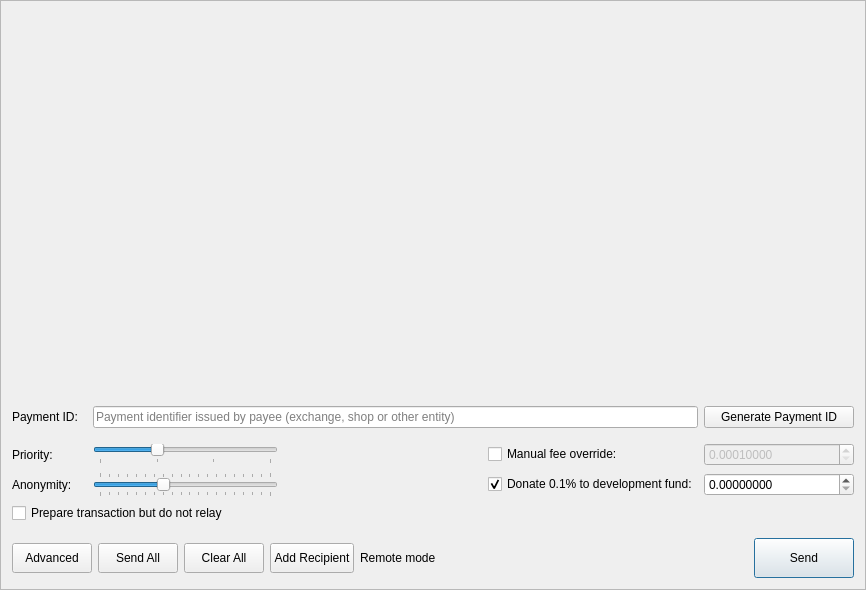
<?xml version="1.0" encoding="UTF-8"?>
<ui version="4.0">
 <class>SendFrame</class>
 <widget class="QFrame" name="SendFrame">
  <property name="geometry">
   <rect>
    <x>0</x>
    <y>0</y>
    <width>866</width>
    <height>590</height>
   </rect>
  </property>
  <property name="windowTitle">
   <string>Frame</string>
  </property>
  <property name="frameShape">
   <enum>QFrame::StyledPanel</enum>
  </property>
  <property name="frameShadow">
   <enum>QFrame::Raised</enum>
  </property>
  <layout class="QVBoxLayout" name="m_send_frame_main_layout">
   <item>
    <widget class="QScrollArea" name="m_transfersScrollarea">
     <property name="frameShape">
      <enum>QFrame::NoFrame</enum>
     </property>
     <property name="widgetResizable">
      <bool>true</bool>
     </property>
     <widget class="QWidget" name="scrollAreaWidgetContents">
      <property name="geometry">
       <rect>
        <x>0</x>
        <y>0</y>
        <width>846</width>
        <height>373</height>
       </rect>
      </property>
      <layout class="QVBoxLayout" name="m_send_frame_layout">
       <property name="leftMargin">
        <number>0</number>
       </property>
       <property name="topMargin">
        <number>0</number>
       </property>
       <property name="rightMargin">
        <number>0</number>
       </property>
       <property name="bottomMargin">
        <number>0</number>
       </property>
       <item>
        <spacer name="verticalSpacer">
         <property name="orientation">
          <enum>Qt::Vertical</enum>
         </property>
         <property name="sizeHint" stdset="0">
          <size>
           <width>20</width>
           <height>445</height>
          </size>
         </property>
        </spacer>
       </item>
      </layout>
     </widget>
    </widget>
   </item>
   <item>
    <layout class="QGridLayout" name="gridLayout">
     <property name="topMargin">
      <number>5</number>
     </property>
     <item row="0" column="0">
      <widget class="QLabel" name="label_6">
       <property name="sizePolicy">
        <sizepolicy hsizetype="Preferred" vsizetype="Preferred">
         <horstretch>0</horstretch>
         <verstretch>0</verstretch>
        </sizepolicy>
       </property>
       <property name="minimumSize">
        <size>
         <width>75</width>
         <height>0</height>
        </size>
       </property>
       <property name="maximumSize">
        <size>
         <width>100</width>
         <height>16777215</height>
        </size>
       </property>
       <property name="text">
        <string>Payment ID:</string>
       </property>
      </widget>
     </item>
     <item row="0" column="2">
      <widget class="QPushButton" name="m_generatePaymentIdButton">
       <property name="sizePolicy">
        <sizepolicy hsizetype="Preferred" vsizetype="Fixed">
         <horstretch>0</horstretch>
         <verstretch>0</verstretch>
        </sizepolicy>
       </property>
       <property name="minimumSize">
        <size>
         <width>150</width>
         <height>0</height>
        </size>
       </property>
       <property name="maximumSize">
        <size>
         <width>200</width>
         <height>16777215</height>
        </size>
       </property>
       <property name="text">
        <string>Generate Payment ID</string>
       </property>
      </widget>
     </item>
     <item row="0" column="1">
      <widget class="QLineEdit" name="m_paymentIdEdit">
       <property name="maxLength">
        <number>64</number>
       </property>
       <property name="placeholderText">
        <string>Payment identifier issued by payee (exchange, shop or other entity)</string>
       </property>
      </widget>
     </item>
    </layout>
   </item>
   <item>
    <widget class="QFrame" name="m_advancedWidget">
     <layout class="QGridLayout" name="advancedGridLayout">
      <property name="leftMargin">
       <number>0</number>
      </property>
      <property name="topMargin">
       <number>9</number>
      </property>
      <property name="rightMargin">
       <number>0</number>
      </property>
      <item row="1" column="4">
       <widget class="QCheckBox" name="donateCheckBox">
        <property name="text">
         <string>Donate 0.1% to development fund:</string>
        </property>
        <property name="checked">
         <bool>true</bool>
        </property>
       </widget>
      </item>
      <item row="1" column="0">
       <widget class="QLabel" name="label_2">
        <property name="minimumSize">
         <size>
          <width>75</width>
          <height>0</height>
         </size>
        </property>
        <property name="maximumSize">
         <size>
          <width>100</width>
          <height>16777215</height>
         </size>
        </property>
        <property name="text">
         <string>Anonymity:</string>
        </property>
       </widget>
      </item>
      <item row="1" column="3">
       <spacer name="horizontalSpacer">
        <property name="orientation">
         <enum>Qt::Horizontal</enum>
        </property>
        <property name="sizeType">
         <enum>QSizePolicy::Expanding</enum>
        </property>
        <property name="sizeHint" stdset="0">
         <size>
          <width>100</width>
          <height>20</height>
         </size>
        </property>
       </spacer>
      </item>
      <item row="0" column="5">
       <widget class="QDoubleSpinBox" name="m_feeSpin">
        <property name="enabled">
         <bool>false</bool>
        </property>
        <property name="minimumSize">
         <size>
          <width>150</width>
          <height>0</height>
         </size>
        </property>
        <property name="baseSize">
         <size>
          <width>150</width>
          <height>0</height>
         </size>
        </property>
        <property name="cursor">
         <cursorShape>IBeamCursor</cursorShape>
        </property>
        <property name="locale">
         <locale language="English" country="UnitedStates"/>
        </property>
        <property name="suffix">
         <string/>
        </property>
        <property name="decimals">
         <number>8</number>
        </property>
        <property name="minimum">
         <double>0.000100000</double>
        </property>
        <property name="maximum">
         <double>99999999.00000000</double>
        </property>
        <property name="singleStep">
         <double>0.00010000</double>
        </property>
        <property name="value">
         <double>0.00010000</double>
        </property>
       </widget>
      </item>
      <item row="0" column="1">
       <layout class="QGridLayout" name="m_priorityGridLayout">
        <property name="verticalSpacing">
         <number>0</number>
        </property>
        <item row="1" column="0">
         <widget class="QSlider" name="m_prioritySlider">
          <property name="maximumSize">
           <size>
            <width>200</width>
            <height>16777215</height>
           </size>
          </property>
          <property name="baseSize">
           <size>
            <width>200</width>
            <height>0</height>
           </size>
          </property>
          <property name="minimum">
           <number>1</number>
          </property>
          <property name="maximum">
           <number>4</number>
          </property>
          <property name="pageStep">
           <number>1</number>
          </property>
          <property name="value">
           <number>2</number>
          </property>
          <property name="sliderPosition">
           <number>2</number>
          </property>
          <property name="orientation">
           <enum>Qt::Horizontal</enum>
          </property>
          <property name="tickPosition">
           <enum>QSlider::TicksBelow</enum>
          </property>
          <property name="tickInterval">
           <number>1</number>
          </property>
         </widget>
        </item>
       </layout>
      </item>
      <item row="1" column="5">
       <widget class="QDoubleSpinBox" name="m_donateSpin">
        <property name="minimumSize">
         <size>
          <width>150</width>
          <height>0</height>
         </size>
        </property>
        <property name="maximumSize">
         <size>
          <width>16777215</width>
          <height>16777215</height>
         </size>
        </property>
        <property name="baseSize">
         <size>
          <width>150</width>
          <height>0</height>
         </size>
        </property>
        <property name="cursor">
         <cursorShape>IBeamCursor</cursorShape>
        </property>
        <property name="locale">
         <locale language="English" country="UnitedStates"/>
        </property>
        <property name="decimals">
         <number>8</number>
        </property>
        <property name="maximum">
         <double>99999999.00000000</double>
        </property>
        <property name="singleStep">
         <double>0.10000000</double>
        </property>
       </widget>
      </item>
      <item row="1" column="2">
       <widget class="QLabel" name="m_mixinLabel">
        <property name="text">
         <string/>
        </property>
       </widget>
      </item>
      <item row="1" column="1">
       <widget class="QSlider" name="m_mixinSlider">
        <property name="maximumSize">
         <size>
          <width>200</width>
          <height>16777215</height>
         </size>
        </property>
        <property name="baseSize">
         <size>
          <width>200</width>
          <height>0</height>
         </size>
        </property>
        <property name="minimum">
         <number>0</number>
        </property>
        <property name="maximum">
         <number>19</number>
        </property>
        <property name="pageStep">
         <number>1</number>
        </property>
        <property name="value">
         <number>7</number>
        </property>
        <property name="sliderPosition">
         <number>7</number>
        </property>
        <property name="tracking">
         <bool>false</bool>
        </property>
        <property name="orientation">
         <enum>Qt::Horizontal</enum>
        </property>
        <property name="tickPosition">
         <enum>QSlider::TicksBothSides</enum>
        </property>
        <property name="tickInterval">
         <number>1</number>
        </property>
       </widget>
      </item>
      <item row="0" column="0">
       <widget class="QLabel" name="label_3">
        <property name="minimumSize">
         <size>
          <width>75</width>
          <height>0</height>
         </size>
        </property>
        <property name="maximumSize">
         <size>
          <width>100</width>
          <height>16777215</height>
         </size>
        </property>
        <property name="text">
         <string>Priority:</string>
        </property>
       </widget>
      </item>
      <item row="0" column="4">
       <widget class="QCheckBox" name="m_manualFeeCheckBox">
        <property name="text">
         <string>Manual fee override:</string>
        </property>
       </widget>
      </item>
      <item row="2" column="0" colspan="6">
       <widget class="QCheckBox" name="dontRelayCheckBox">
        <property name="text">
         <string>Prepare transaction but do not relay</string>
        </property>
       </widget>
      </item>
     </layout>
    </widget>
   </item>
   <item>
    <layout class="QHBoxLayout" name="horizontalLayout">
     <item>
      <widget class="QPushButton" name="m_advancedButton">
       <property name="minimumSize">
        <size>
         <width>0</width>
         <height>30</height>
        </size>
       </property>
       <property name="maximumSize">
        <size>
         <width>16777215</width>
         <height>30</height>
        </size>
       </property>
       <property name="text">
        <string>Advanced</string>
       </property>
       <property name="icon">
        <iconset resource="../../resources.qrc">
         <normaloff>:/icons/add</normaloff>:/icons/add</iconset>
       </property>
       <property name="checkable">
        <bool>true</bool>
       </property>
      </widget>
     </item>
     <item>
      <widget class="QPushButton" name="m_sendAllButton">
       <property name="minimumSize">
        <size>
         <width>0</width>
         <height>30</height>
        </size>
       </property>
       <property name="maximumSize">
        <size>
         <width>16777215</width>
         <height>30</height>
        </size>
       </property>
       <property name="text">
        <string>Send All</string>
       </property>
       <property name="icon">
        <iconset resource="../../resources.qrc">
         <normaloff>:/icons/sweep</normaloff>:/icons/sweep</iconset>
       </property>
      </widget>
     </item>
     <item>
      <widget class="QPushButton" name="m_clearAllButton">
       <property name="minimumSize">
        <size>
         <width>0</width>
         <height>30</height>
        </size>
       </property>
       <property name="maximumSize">
        <size>
         <width>16777215</width>
         <height>30</height>
        </size>
       </property>
       <property name="text">
        <string>Clear All</string>
       </property>
       <property name="icon">
        <iconset resource="../../resources.qrc">
         <normaloff>:/icons/remove</normaloff>:/icons/remove</iconset>
       </property>
      </widget>
     </item>
     <item>
      <widget class="QPushButton" name="m_addRecipientButton">
       <property name="minimumSize">
        <size>
         <width>0</width>
         <height>30</height>
        </size>
       </property>
       <property name="maximumSize">
        <size>
         <width>16777215</width>
         <height>30</height>
        </size>
       </property>
       <property name="text">
        <string>Add Recipient</string>
       </property>
       <property name="icon">
        <iconset resource="../../resources.qrc">
         <normaloff>:/icons/add_recepient</normaloff>:/icons/add_recepient</iconset>
       </property>
      </widget>
     </item>
     <item>
      <widget class="QLabel" name="m_remote_label">
       <property name="font">
        <font>
         <weight>50</weight>
         <bold>false</bold>
        </font>
       </property>
       <property name="toolTip">
        <string>Wallet is connected through remote node. Additional fee may be applied.</string>
       </property>
       <property name="text">
        <string>Remote mode</string>
       </property>
      </widget>
     </item>
     <item>
      <spacer name="horizontalSpacer_2">
       <property name="orientation">
        <enum>Qt::Horizontal</enum>
       </property>
       <property name="sizeHint" stdset="0">
        <size>
         <width>40</width>
         <height>20</height>
        </size>
       </property>
      </spacer>
     </item>
     <item>
      <widget class="QPushButton" name="m_sendButton">
       <property name="minimumSize">
        <size>
         <width>100</width>
         <height>40</height>
        </size>
       </property>
       <property name="text">
        <string>Send</string>
       </property>
       <property name="icon">
        <iconset resource="../../resources.qrc">
         <normaloff>:/icons/btn-send</normaloff>:/icons/btn-send</iconset>
       </property>
       <property name="default">
        <bool>true</bool>
       </property>
      </widget>
     </item>
    </layout>
   </item>
  </layout>
 </widget>
 <tabstops>
  <tabstop>m_transfersScrollarea</tabstop>
  <tabstop>m_paymentIdEdit</tabstop>
  <tabstop>m_generatePaymentIdButton</tabstop>
  <tabstop>m_prioritySlider</tabstop>
  <tabstop>m_manualFeeCheckBox</tabstop>
  <tabstop>m_feeSpin</tabstop>
  <tabstop>m_mixinSlider</tabstop>
  <tabstop>donateCheckBox</tabstop>
  <tabstop>m_donateSpin</tabstop>
  <tabstop>m_sendAllButton</tabstop>
  <tabstop>m_clearAllButton</tabstop>
  <tabstop>m_addRecipientButton</tabstop>
 </tabstops>
 <resources>
  <include location="../../resources.qrc"/>
 </resources>
 <connections>
  <connection>
   <sender>m_addRecipientButton</sender>
   <signal>clicked()</signal>
   <receiver>SendFrame</receiver>
   <slot>addRecipientClicked()</slot>
   <hints>
    <hint type="sourcelabel">
     <x>282</x>
     <y>561</y>
    </hint>
    <hint type="destinationlabel">
     <x>432</x>
     <y>294</y>
    </hint>
   </hints>
  </connection>
  <connection>
   <sender>m_clearAllButton</sender>
   <signal>clicked()</signal>
   <receiver>SendFrame</receiver>
   <slot>clearAllClicked()</slot>
   <hints>
    <hint type="sourcelabel">
     <x>154</x>
     <y>561</y>
    </hint>
    <hint type="destinationlabel">
     <x>432</x>
     <y>294</y>
    </hint>
   </hints>
  </connection>
  <connection>
   <sender>m_sendButton</sender>
   <signal>clicked()</signal>
   <receiver>SendFrame</receiver>
   <slot>sendClicked()</slot>
   <hints>
    <hint type="sourcelabel">
     <x>53</x>
     <y>561</y>
    </hint>
    <hint type="destinationlabel">
     <x>432</x>
     <y>294</y>
    </hint>
   </hints>
  </connection>
  <connection>
   <sender>m_generatePaymentIdButton</sender>
   <signal>clicked()</signal>
   <receiver>SendFrame</receiver>
   <slot>generatePaymentIdClicked()</slot>
   <hints>
    <hint type="sourcelabel">
     <x>748</x>
     <y>497</y>
    </hint>
    <hint type="destinationlabel">
     <x>432</x>
     <y>294</y>
    </hint>
   </hints>
  </connection>
  <connection>
   <sender>m_advancedButton</sender>
   <signal>toggled(bool)</signal>
   <receiver>SendFrame</receiver>
   <slot>advancedClicked(bool)</slot>
   <hints>
    <hint type="sourcelabel">
     <x>335</x>
     <y>566</y>
    </hint>
    <hint type="destinationlabel">
     <x>432</x>
     <y>294</y>
    </hint>
   </hints>
  </connection>
  <connection>
   <sender>m_prioritySlider</sender>
   <signal>valueChanged(int)</signal>
   <receiver>SendFrame</receiver>
   <slot>priorityValueChanged(int)</slot>
   <hints>
    <hint type="sourcelabel">
     <x>188</x>
     <y>486</y>
    </hint>
    <hint type="destinationlabel">
     <x>432</x>
     <y>294</y>
    </hint>
   </hints>
  </connection>
  <connection>
   <sender>m_mixinSlider</sender>
   <signal>valueChanged(int)</signal>
   <receiver>SendFrame</receiver>
   <slot>mixinValueChanged(int)</slot>
   <hints>
    <hint type="sourcelabel">
     <x>188</x>
     <y>522</y>
    </hint>
    <hint type="destinationlabel">
     <x>432</x>
     <y>294</y>
    </hint>
   </hints>
  </connection>
  <connection>
   <sender>m_feeSpin</sender>
   <signal>valueChanged(double)</signal>
   <receiver>SendFrame</receiver>
   <slot>feeValueChanged(double)</slot>
   <hints>
    <hint type="sourcelabel">
     <x>188</x>
     <y>522</y>
    </hint>
    <hint type="destinationlabel">
     <x>432</x>
     <y>294</y>
    </hint>
   </hints>
  </connection>
  <connection>
   <sender>m_manualFeeCheckBox</sender>
   <signal>toggled(bool)</signal>
   <receiver>m_feeSpin</receiver>
   <slot>setEnabled(bool)</slot>
   <hints>
    <hint type="sourcelabel">
     <x>602</x>
     <y>486</y>
    </hint>
    <hint type="destinationlabel">
     <x>780</x>
     <y>485</y>
    </hint>
   </hints>
  </connection>
  <connection>
   <sender>m_sendAllButton</sender>
   <signal>clicked()</signal>
   <receiver>SendFrame</receiver>
   <slot>sendAllClicked()</slot>
   <hints>
    <hint type="sourcelabel">
     <x>154</x>
     <y>566</y>
    </hint>
    <hint type="destinationlabel">
     <x>432</x>
     <y>294</y>
    </hint>
   </hints>
  </connection>
  <connection>
   <sender>dontRelayCheckBox</sender>
   <signal>toggled(bool)</signal>
   <receiver>SendFrame</receiver>
   <slot>dontRelayToggled(bool)</slot>
   <hints>
    <hint type="sourcelabel">
     <x>432</x>
     <y>514</y>
    </hint>
    <hint type="destinationlabel">
     <x>432</x>
     <y>294</y>
    </hint>
   </hints>
  </connection>
  <connection>
   <sender>donateCheckBox</sender>
   <signal>toggled(bool)</signal>
   <receiver>SendFrame</receiver>
   <slot>donateToggled(bool)</slot>
   <hints>
    <hint type="sourcelabel">
     <x>602</x>
     <y>483</y>
    </hint>
    <hint type="destinationlabel">
     <x>432</x>
     <y>294</y>
    </hint>
   </hints>
  </connection>
  <connection>
   <sender>m_manualFeeCheckBox</sender>
   <signal>toggled(bool)</signal>
   <receiver>SendFrame</receiver>
   <slot>feeOverrideToggled(bool)</slot>
   <hints>
    <hint type="sourcelabel">
     <x>602</x>
     <y>447</y>
    </hint>
    <hint type="destinationlabel">
     <x>432</x>
     <y>294</y>
    </hint>
   </hints>
  </connection>
  <connection>
   <sender>m_donateSpin</sender>
   <signal>valueChanged(double)</signal>
   <receiver>SendFrame</receiver>
   <slot>donateValueChanged(double)</slot>
   <hints>
    <hint type="sourcelabel">
     <x>780</x>
     <y>483</y>
    </hint>
    <hint type="destinationlabel">
     <x>432</x>
     <y>294</y>
    </hint>
   </hints>
  </connection>
 </connections>
 <slots>
  <slot>sendClicked()</slot>
  <slot>sendAllClicked()</slot>
  <slot>clearAllClicked()</slot>
  <slot>addRecipientClicked()</slot>
  <slot>mixinValueChanged(int)</slot>
  <slot>priorityValueChanged(int)</slot>
  <slot>feeValueChanged(double)</slot>
  <slot>donateValueChanged(double)</slot>
  <slot>advancedClicked(bool)</slot>
  <slot>dontRelayToggled(bool)</slot>
  <slot>donateToggled(bool)</slot>
  <slot>feeOverrideToggled(bool)</slot>
 </slots>
</ui>
